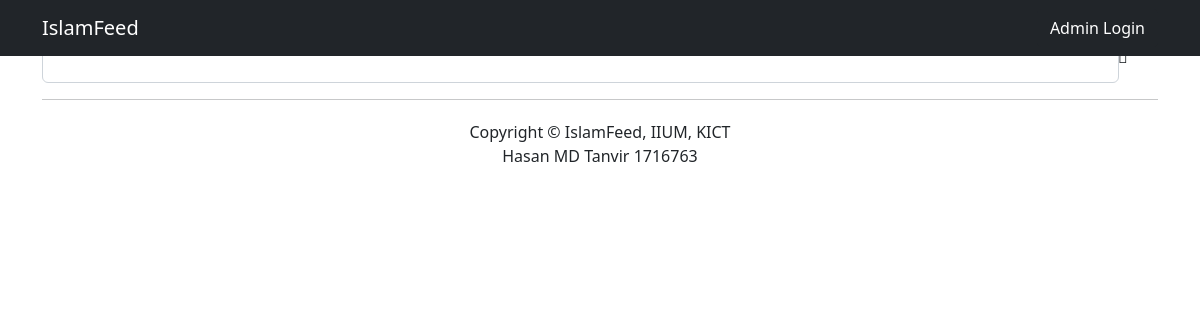
The page /category.php?category=24 on the database as committed earlier.
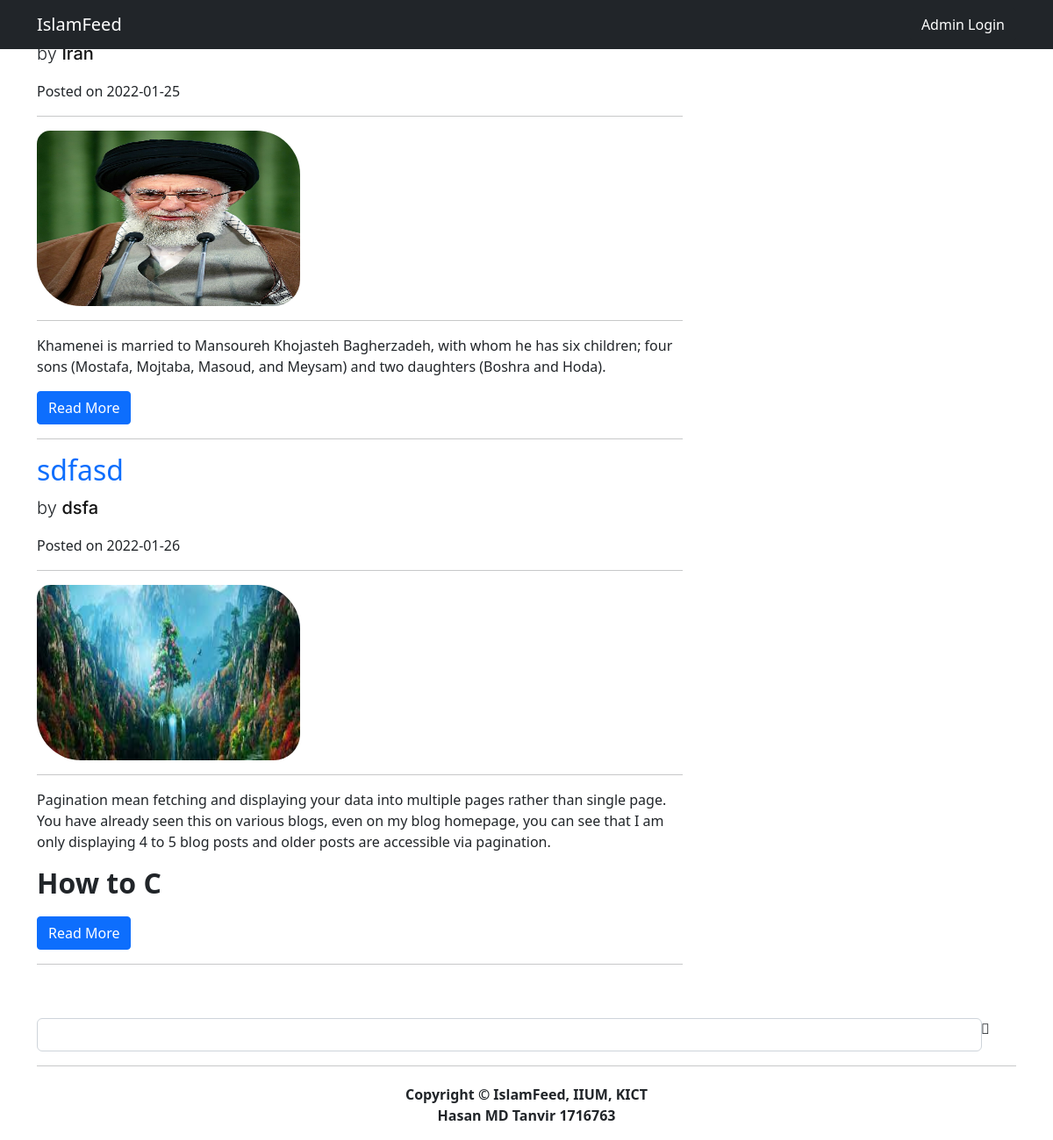
The same page on the database as committed later.
### tables this page shows
CREATE TABLE `posts` (
  `post_id` int(11) NOT NULL AUTO_INCREMENT,
  `post_category_id` int(11) NOT NULL,
  `post_title` varchar(255) NOT NULL,
  `post_author` varchar(255) NOT NULL,
  `post_date` date NOT NULL,
  `post_image` text NOT NULL,
  `post_content` text NOT NULL,
  `post_tags` varchar(255) NOT NULL,
  `post_comment_count` int(11) NOT NULL DEFAULT '0',
  `post_status` varchar(255) NOT NULL DEFAULT 'draft',
  `born` varchar(255) DEFAULT NULL,
  `post_summary` varchar(1028) DEFAULT NULL,
  `achievement` text,
  PRIMARY KEY (`post_id`)
);

### category.php (the view)
<?php include"includes/header.php";
?>
<body>
   <?php include"includes/navigation.php";?>
    <div class="container">
        <div class="row">
            <div class="col-md-8">
                <?php
                if(isset($_GET['category'])){
                    $post_category_id = $_GET['category'];
                }
                    $query = "SELECT * FROM posts WHERE post_category_id = $post_category_id";
                    $select_all_posts = mysqli_query($connection,$query);
                    while($row = mysqli_fetch_assoc($select_all_posts)){
                        $post_id = $row['post_id'];
                        $post_title = $row['post_title'];
                        $post_author = $row['post_author'];
                        $post_date = $row['post_date'];
                        $post_image = $row['post_image'];
                        $post_content = substr($row['post_content'],0,300);
                ?>
                <h2>
                    <a href="post.php?p_id=<?php echo $post_id;?>"><?php echo $post_title?></a>
                </h2>
                <p class="lead">
                    by <a href="index.php"><?php echo $post_author?></a>
                </p>
                <p><span class="glyphicon glyphicon-time"></span> Posted on <?php echo $post_date?></p>
                <hr>
                <img class="img-responsive"  width="300" height="200" style="border-radius: 15px 50px 30px;" src="images/<?php echo $post_image;?>" alt="">
                <hr>
                <p><?php echo $post_content?></p>
                <a class="btn btn-primary" href="#">Read More <span class="glyphicon glyphicon-chevron-right"></span></a>
                <hr>
                <?php }?>
            </div>
            <?php include"includes/sidebar.php";?>
        </div>
        <hr>
<?php   include"includes/footer.php";?>

### includes/header.php (shortened to what this page needs)
<!DOCTYPE html>
<html lang="en">
<head>
    <link rel="stylesheet" href="https://cdn.jsdelivr.net/npm/@fortawesome/fontawesome-free@5.15.4/css/fontawesome.min.css">
    <link href="css/bootstrap.min.css" rel="stylesheet">
    <link href="css/main.css" rel="stylesheet">
</head>

### includes/navigation.php (shortened to what this page needs)
<nav class="navbar navbar-expand-lg navbar-dark bg-dark fixed-top">
  <div class="container">
    <a class="navbar-brand" href="./index.php">IslamFeed</a>
    <div class="collapse navbar-collapse" id="navbarNav">
      <ul class="navbar-nav ms-auto">
        <?php
            if(isset($_SESSION['user_role'])){
                echo "<li><a class='nav-link' href='/FYYP/includes/logout.php'>Log Out</a></li>";
                if(isset($_GET['p_id'])){
                    $edit_post_id = $_GET['p_id'];
                    echo "<li><a class='nav-link' href='admin/admin_posts.php?source=edit_post&p_id={$edit_post_id}'>Edit</a></li>";
                }
            }
            else{
                echo "<li> <a class='btn btn-dark' href='/admin-login.php'>Admin Login</a> </li>";
            }
        ?>
      </ul>
    </div>
  </div>
</nav>

### includes/sidebar.php (shortened to what this page needs)
<div class=" col-12 mt-1">
    <div class="_search_wrap">
        <h4 class="_search_title">Search</h4>
        <form action="search.php" method="POST">
            <div class="input-group">
                <input name="search" type="text" class="form-control">
                <span class="input-group-btn">
                    <i class="far fa-search-plus"></i>
                    <button name="submit" class="btn btn-default" type="submit">
                    </button>
                </span>
            </div>
        </form>
    </div>
</div>

### includes/footer.php (shortened to what this page needs)
<footer>
            <div class="row">
                <div class="col-lg-12">
                    <p class="text-center">Copyright &copy; IslamFeed, IIUM, KICT <br> Hasan MD Tanvir 1716763</p>
                </div>
            </div>
        </footer>
    </div>
</body>
</html>

### css/main.css (style rules this page uses)
body { margin: 0; padding: 0; }
html { scroll-behavior: smooth; }
a { transition: .2s all ease; -webkit-transition: .2s all ease; -moz-transition: .2s all ease; -ms-transition: .2s all ease; -o-transition: .2s all ease; text-decoration: none; }
.lead { font-family: Inter; }
.lead a { font-family: Inter; font-weight: 500; color: #141414; display: inline-block; width: fit-content; }
._search_title { font-family: Inter; color: #fff; margin-bottom: 12px; }
.form-control { border-radius: 6px !important; -webkit-border-radius: 6px !important; -moz-border-radius: 6px !important; -ms-border-radius: 6px !important; -o-border-radius: 6px !important; }
footer { margin: 20px 0 0; }

Rows that differ between the two databases and show on the page:
now on this page (row edited): posts: post_author "Iran", post_date "2022-01-25", post_image (picture), post_content "Khamenei is married to Mansoureh Khojasteh Bagherzadeh, with whom he has six children; four sons (Mostafa, Mojtaba, Masoud, and Meysam) and two daughters (Boshra and Hoda)."
added posts: post_title "sdfasd", post_author "dsfa", post_date "2022-01-26", post_image (picture), post_content "Pagination mean fetching and displaying your data into multiple pages rather than single page. You have already seen this on various blogs, even on my blog homepage, you can see that I am only displaying 4 to 5 blog posts and older posts are accessible via pagination. How to C"
